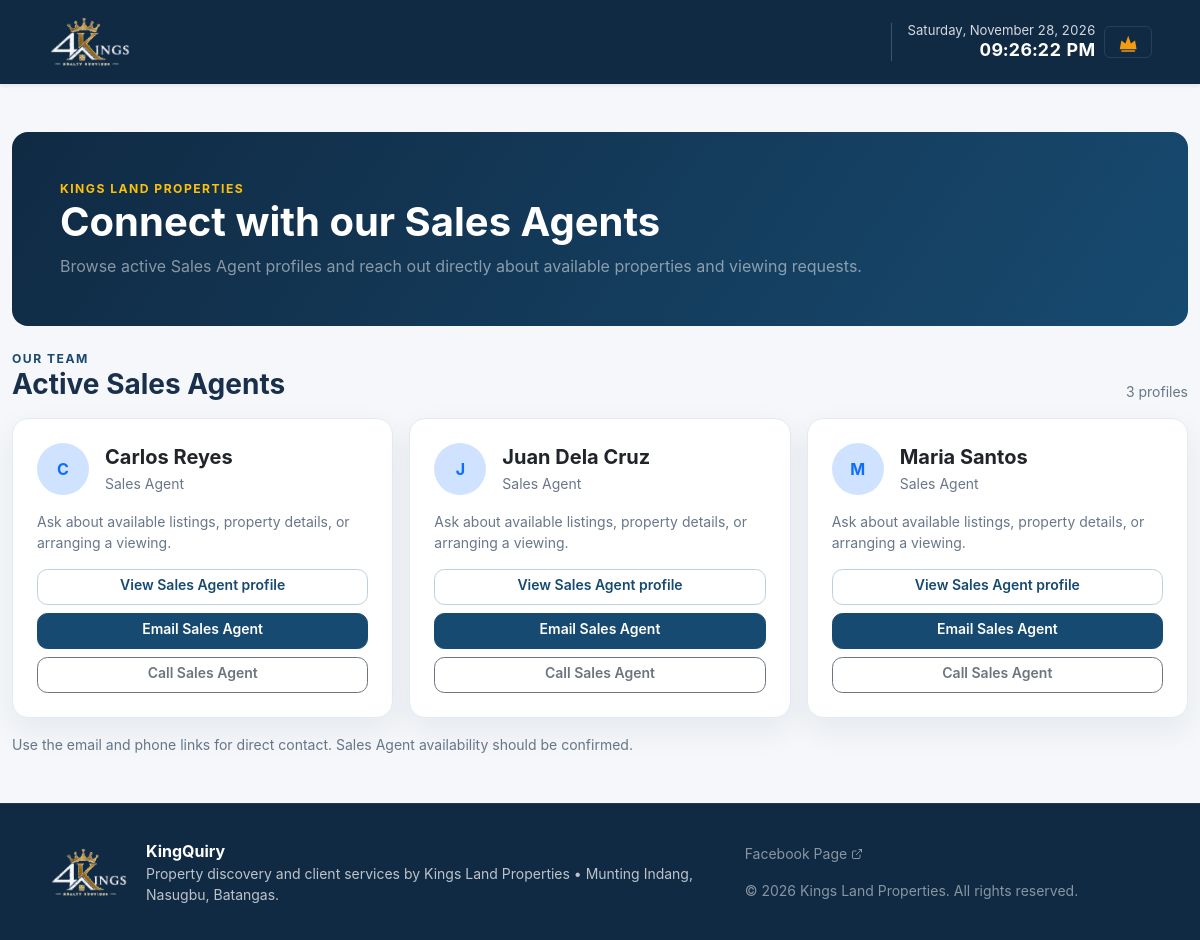
Screenshot of /agents.php with the database file from the repository.
### tables this page shows
CREATE TABLE IF NOT EXISTS users (
    userID INT NOT NULL AUTO_INCREMENT,
    fullname VARCHAR(100) NOT NULL,
    email VARCHAR(100) NOT NULL,
    phone VARCHAR(30) DEFAULT NULL,
    phoneVerifiedAt DATETIME DEFAULT NULL,
    address VARCHAR(255) DEFAULT NULL,
    passwordHash VARCHAR(255) NOT NULL,
    role ENUM('Client', 'Agent', 'Admin') DEFAULT 'Client',
    accountStatus ENUM('Active', 'Inactive') NOT NULL DEFAULT 'Active',
    twoFactorEnabled TINYINT(1) NOT NULL DEFAULT 0,
    createdAt TIMESTAMP NOT NULL DEFAULT CURRENT_TIMESTAMP,
    PRIMARY KEY (userID),
    UNIQUE KEY uq_users_email (email)
);

### agents.php (the view, shortened to what this page needs)
<?php
require_once __DIR__ . '/config/db.php';
$agentId = filter_var($_GET['id'] ?? null, FILTER_VALIDATE_INT);
$agentId = $agentId === false ? 0 : max(0, $agentId);
$agent = null;
if ($agentId > 0) {
    $agentStmt = $conn->prepare(
        "SELECT userID, fullname, email, phone
         FROM users
         WHERE userID = ?
           AND role IN ('Agent', 'Sales Agent')
           AND accountStatus = 'Active'
         LIMIT 1"
    );
    $agentStmt->bind_param('i', $agentId);
    $agentStmt->execute();
    $agent = $agentStmt->get_result()->fetch_assoc();
    if (!$agent) {
        http_response_code(404);
    }
    $agents = $agent ? [$agent] : [];
} else {
    $agentsResult = $conn->query(
        "SELECT userID, fullname, email, phone
         FROM users
         WHERE role IN ('Agent', 'Sales Agent')
           AND accountStatus = 'Active'
         ORDER BY fullname ASC, userID ASC"
    );
    $agents = $agentsResult->fetch_all(MYSQLI_ASSOC);
}
include __DIR__ . '/includes/header.php';
?>
<section class="rounded-4 p-4 p-lg-5 mb-4 text-white" style="background: linear-gradient(125deg, #102a43, #174a70);">
    <div class="page-eyebrow text-warning">Kings Land Properties</div>
    <h1 class="display-6 fw-bold mb-2"><?= $agent ? 'Meet ' . htmlspecialchars((string) $agent['fullname'], ENT_QUOTES, 'UTF-8') : 'Connect with our Sales Agents' ?></h1>
    <p class="mb-0 text-white-50">Browse active Sales Agent profiles and reach out directly about available properties and viewing requests.</p>
</section>
<?php if ($agentId > 0 && !$agent): ?>
    <div class="alert alert-warning" role="status">This Sales Agent profile is unavailable. Please choose an active Sales Agent from the directory.</div>
    <a class="btn btn-primary" href="agents.php">Browse Sales Agents</a>
<?php else: ?>
    <?php if ($agent): ?>
        <div class="card p-3 p-md-4 p-lg-5">
            <div class="mb-4">
                <a class="btn btn-sm btn-outline-secondary" href="agents.php">&larr; Back to all Sales Agents</a>
            </div>
            <div class="row align-items-center g-4">
                <div class="col-12 col-lg-8">
                    <div class="d-flex align-items-center gap-3 gap-md-4">
                        <span class="d-inline-flex flex-shrink-0 rounded-circle align-items-center justify-content-center bg-primary-subtle text-primary fw-bold" style="width: 76px; height: 76px; font-size: 1.8rem;" aria-hidden="true"><?= htmlspecialchars(strtoupper(substr((string) $agent['fullname'], 0, 1)), ENT_QUOTES, 'UTF-8') ?></span>
                        <div class="min-w-0">
                            <div class="page-eyebrow">Sales Agent profile</div>
                            <h2 class="h3 fw-bold mb-2 text-break"><?= htmlspecialchars((string) $agent['fullname'], ENT_QUOTES, 'UTF-8') ?></h2>
                            <p class="text-muted mb-0">Contact this Sales Agent to ask about available property listings or arrange a viewing.</p>
                        </div>
                    </div>
                </div>
                <?php
                $phoneHref = preg_replace('/[^0-9+]/', '', (string) ($agent['phone'] ?? ''));
                $phoneIsCallable = is_string($phoneHref) && preg_match('/^\+?[0-9]{7,15}$/', $phoneHref) === 1;
                $emailIsValid = filter_var($agent['email'], FILTER_VALIDATE_EMAIL) !== false;
                ?>
                <div class="col-12 col-lg-4">
                    <div class="rounded-3 border bg-light p-3 p-md-4 h-100">
                        <div class="page-eyebrow mb-2">Contact this Sales Agent</div>
                        <div class="d-grid gap-2">
                            <?php if ($emailIsValid): ?>
                                <a class="btn btn-primary" href="mailto:<?= htmlspecialchars((string) $agent['email'], ENT_QUOTES, 'UTF-8') ?>?subject=KingQuiry%20property%20inquiry">Email Sales Agent</a>
                            <?php endif; ?>
                            <?php if ($phoneIsCallable): ?>
                                <a class="btn btn-outline-primary" href="tel:<?= htmlspecialchars($phoneHref, ENT_QUOTES, 'UTF-8') ?>">Call Sales Agent</a>
                            <?php endif; ?>
                            <?php if (!$emailIsValid && !$phoneIsCallable): ?>
                                <p class="small text-muted mb-0">Direct contact details are not currently available for this profile.</p>
                            <?php endif; ?>
                        </div>
                    </div>
                </div>
            </div>
            <hr class="my-4">
            <div class="row g-3">
                <?php if ($emailIsValid): ?>
                    <div class="col-12 col-md-6">
                        <div class="small text-muted mb-1">Email</div>
                        <a class="text-break" href="mailto:<?= htmlspecialchars((string) $agent['email'], ENT_QUOTES, 'UTF-8') ?>"><?= htmlspecialchars((string) $agent['email'], ENT_QUOTES, 'UTF-8') ?></a>
                    </div>
                <?php endif; ?>
                <?php if ($phoneIsCallable): ?>
                    <div class="col-12 col-md-6">
                        <div class="small text-muted mb-1">Phone</div>
                        <a href="tel:<?= htmlspecialchars($phoneHref, ENT_QUOTES, 'UTF-8') ?>"><?= htmlspecialchars((string) $agent['phone'], ENT_QUOTES, 'UTF-8') ?></a>
                    </div>
                <?php endif; ?>
            </div>
            <p class="small text-muted mt-4 mb-0">Email and phone links connect directly with the Sales Agent. Do not send passwords, payment credentials, or sensitive identity documents.</p>
        </div>
    <?php else: ?>
        <div class="d-flex justify-content-between align-items-end flex-wrap gap-2 mb-3">
            <div>
                <div class="page-eyebrow">Our team</div>
                <h2 class="h3 fw-bold mb-0">Active Sales Agents</h2>
            </div>
            <span class="text-muted small"><?= count($agents) ?> profile<?= count($agents) === 1 ? '' : 's' ?></span>
        </div>
        <div class="row g-3">
            <?php foreach ($agents as $listedAgent):
                $emailIsValid = filter_var($listedAgent['email'], FILTER_VALIDATE_EMAIL) !== false;
                $phoneHref = preg_replace('/[^0-9+]/', '', (string) ($listedAgent['phone'] ?? ''));
                $phoneIsCallable = is_string($phoneHref) && preg_match('/^\+?[0-9]{7,15}$/', $phoneHref) === 1;
            ?>
                <div class="col-md-6 col-xl-4">
                    <article class="card h-100 p-4 d-flex flex-column">
                        <div class="d-flex align-items-center gap-3 mb-3">
                            <span class="d-inline-flex rounded-circle align-items-center justify-content-center bg-primary-subtle text-primary fw-bold" style="width: 52px; height: 52px;" aria-hidden="true"><?= htmlspecialchars(strtoupper(substr((string) $listedAgent['fullname'], 0, 1)), ENT_QUOTES, 'UTF-8') ?></span>
                            <div>
                                <h3 class="h5 fw-bold mb-1"><?= htmlspecialchars((string) $listedAgent['fullname'], ENT_QUOTES, 'UTF-8') ?></h3>
                                <div class="small text-muted">Sales Agent</div>
                            </div>
                        </div>
                        <p class="text-muted small flex-grow-1">Ask about available listings, property details, or arranging a viewing.</p>
                        <div class="d-grid gap-2 mt-auto">
                            <a class="btn btn-sm btn-outline-primary" href="agents.php?id=<?= (int) $listedAgent['userID'] ?>">View Sales Agent profile</a>
                            <?php if ($emailIsValid): ?>
                                <a class="btn btn-sm btn-primary" href="mailto:<?= htmlspecialchars((string) $listedAgent['email'], ENT_QUOTES, 'UTF-8') ?>?subject=KingQuiry%20property%20inquiry">Email Sales Agent</a>
                            <?php endif; ?>
                            <?php if ($phoneIsCallable): ?>
                                <a class="btn btn-sm btn-outline-secondary" href="tel:<?= htmlspecialchars($phoneHref, ENT_QUOTES, 'UTF-8') ?>">Call Sales Agent</a>
                            <?php endif; ?>
                        </div>
                    </article>
                </div>
            <?php endforeach; ?>
        </div>
        <p class="small text-muted mt-3 mb-0">Use the email and phone links for direct contact. Sales Agent availability should be confirmed.</p>
    <?php endif; ?>
<?php endif; ?>
<?php include __DIR__ . '/includes/footer.php'; ?>

### assets/css/style.css (style rules this page uses)
.btn { min-height: var(--kq-control-height, 44px); align-items: center; justify-content: center; }
.btn-sm { min-height: 36px; }

### includes/header.php (style rules this page uses)
:root { --kq-content-width: 1480px; --kq-auth-width: 460px; --kq-control-height: 44px; --kq-ink: #18304c; --kq-muted: #687789; --kq-primary: #174a70; --kq-primary-dark: #123a59; --kq-accent: #f39c12; --kq-line: #e4eaf0; --kq-surface: #fff; --kq-canvas: #f5f7fa; --kq-radius: 1rem; --kq-shadow: 0 12px 32px rgba(22, 48, 76, .07); }
html { scroll-behavior: smooth; }
body { min-height: 100vh; display: flex; flex-direction: column; color: var(--kq-ink); background: var(--kq-canvas); font-family: Inter, ui-sans-serif, system-ui, -apple-system, "Segoe UI", sans-serif; -webkit-font-smoothing: antialiased; }
a { text-underline-offset: .18em; }
.card { border: 1px solid var(--kq-line); border-radius: var(--kq-radius); background: var(--kq-surface); box-shadow: var(--kq-shadow); }
.btn { border-radius: .65rem; font-weight: 600; transition: transform .18s ease, box-shadow .18s ease, background-color .18s ease; }
.btn-primary { --bs-btn-bg: var(--kq-primary); --bs-btn-border-color: var(--kq-primary); --bs-btn-hover-bg: var(--kq-primary-dark); --bs-btn-hover-border-color: var(--kq-primary-dark); --bs-btn-active-bg: var(--kq-primary-dark); }
.btn-outline-primary { --bs-btn-color: var(--kq-primary); --bs-btn-border-color: #bdd0df; --bs-btn-hover-bg: var(--kq-primary); --bs-btn-hover-border-color: var(--kq-primary); }
.text-muted { color: var(--kq-muted) !important; }
.page-eyebrow { color: var(--kq-primary); font-size: .76rem; font-weight: 750; letter-spacing: .12em; text-transform: uppercase; }

### rows the page displays
users: fullname "C", fullname "Carlos Reyes"
users: fullname "J", fullname "Juan Dela Cruz"
users: fullname "M", fullname "Maria Santos"

### other values shown
count($agents) "3"
